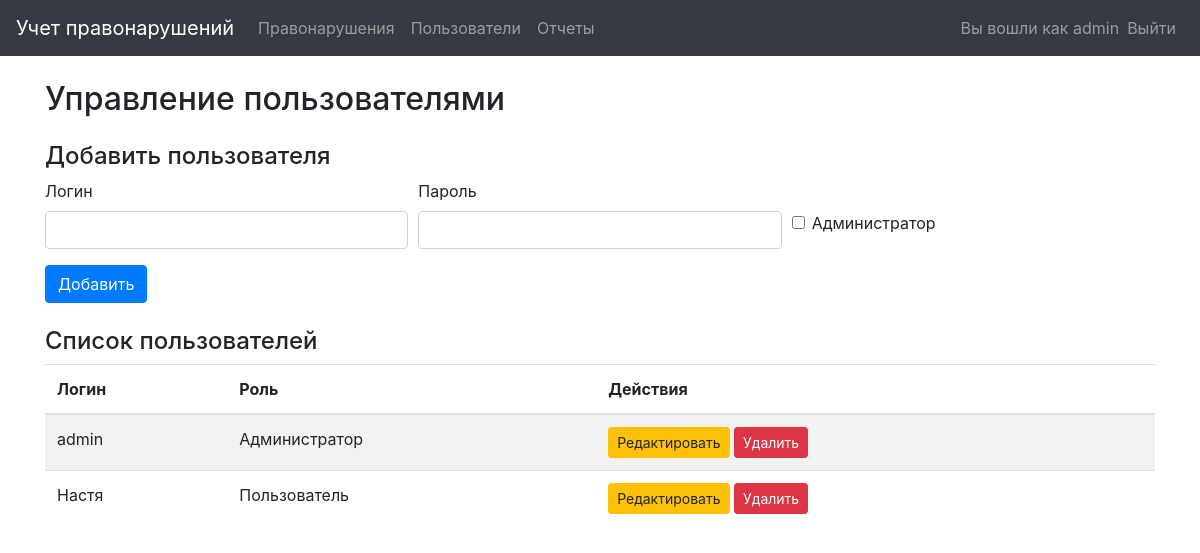
Screenshot of /users (signed in) with the database file from the repository.
### models.py (models this page shows)
class User(UserMixin, db.Model):
    id = db.Column(db.Integer, primary_key=True)
    username = db.Column(db.String(100), unique=True, nullable=False)
    password = db.Column(db.String(100), nullable=False)
    is_admin = db.Column(db.Boolean, default=False)
    offenses = db.relationship('Offense', backref='author', lazy=True)

### app.py (the view)
@app.route('/users')
@login_required
def users():
    if not current_user.is_admin:
        flash('Доступ запрещен')
        return redirect(url_for('dashboard'))
    users = User.query.all()
    return render_template('users.html', users=users)

### app.py (called while the page is built)
@login_manager.user_loader
def load_user(user_id):
    return User.query.get(int(user_id))

### templates/users.html (shortened to what this page needs)
{% extends "base.html" %}
{% block content %}
<h2>Управление пользователями</h2>
<h4 class="mt-4">Добавить пользователя</h4>
<form method="POST" action="{{ url_for('add_user') }}" class="mb-4">
    <div class="form-row">
        <div class="form-group col-md-4">
            <label for="username">Логин</label>
            <input type="text" class="form-control" id="username" name="username" required>
        </div>
        <div class="form-group col-md-4">
            <label for="password">Пароль</label>
            <input type="password" class="form-control" id="password" name="password" required>
        </div>
        <div class="form-group col-md-4">
            <div class="form-check mt-4 pt-2">
                <input class="form-check-input" type="checkbox" id="is_admin" name="is_admin">
                <label class="form-check-label" for="is_admin">Администратор</label>
            </div>
        </div>
    </div>
    <button type="submit" class="btn btn-primary">Добавить</button>
</form>
<h4>Список пользователей</h4>
<table class="table table-striped">
    <thead>
        <tr>
            <th>Логин</th>
            <th>Роль</th>
            <th>Действия</th>
        </tr>
    </thead>
    <tbody>
        {% for user in users %}
        <tr>
            <td>{{ user.username }}</td>
            <td>{% if user.is_admin %}Администратор{% else %}Пользователь{% endif %}</td>
            <td>
                <a href="{{ url_for('edit_user', id=user.id) }}" class="btn btn-sm btn-warning">Редактировать</a>
                <form action="{{ url_for('delete_user', id=user.id) }}" method="POST" style="display: inline;">
                    <button type="submit" class="btn btn-sm btn-danger"
                            onclick="return confirm('Удалить этого пользователя?')">
                        Удалить
                    </button>
                </form>
            </td>
        </tr>
        {% endfor %}
    </tbody>
</table>
{% endblock %}

### templates/base.html (shortened to what this page needs)
<!DOCTYPE html>
<html lang="ru">
<head>
    <link rel="stylesheet" href="https://stackpath.bootstrapcdn.com/bootstrap/4.5.2/css/bootstrap.min.css">
</head>
<body>
    <nav class="navbar navbar-expand-lg navbar-dark bg-dark">
        <a class="navbar-brand" href="{{ url_for('dashboard') }}">Учет правонарушений</a>
        <div class="collapse navbar-collapse">
            <ul class="navbar-nav mr-auto">
                {% if current_user.is_authenticated %}
                    <li class="nav-item">
                        <a class="nav-link" href="{{ url_for('offenses') }}">Правонарушения</a>
                    </li>
                    {% if current_user.is_admin %}
                        <li class="nav-item">
                            <a class="nav-link" href="{{ url_for('users') }}">Пользователи</a>
                        </li>
                    {% endif %}
                    <li class="nav-item">
                        <a class="nav-link" href="{{ url_for('reports') }}">
         Отчеты
        </a>
                    </li>
                {% endif %}
            </ul>
            <ul class="navbar-nav">
                {% if current_user.is_authenticated %}
                    <li class="nav-item">
                        <span class="navbar-text">Вы вошли как {{ current_user.username }}</span>
                    </li>
                    <li class="nav-item">
                        <a class="nav-link" href="{{ url_for('logout') }}">Выйти</a>
                    </li>
                {% else %}
                    <li class="nav-item">
                        <a class="nav-link" href="{{ url_for('login') }}">Войти</a>
                    </li>
                {% endif %}
            </ul>
        </div>
    </nav>
    <div class="container mt-4">
        {% block content %}{% endblock %}
    </div>
</body>
</html>

### rows the page displays
User: username "admin", is_admin "Администратор"
User: username "Настя", is_admin "Пользователь"
